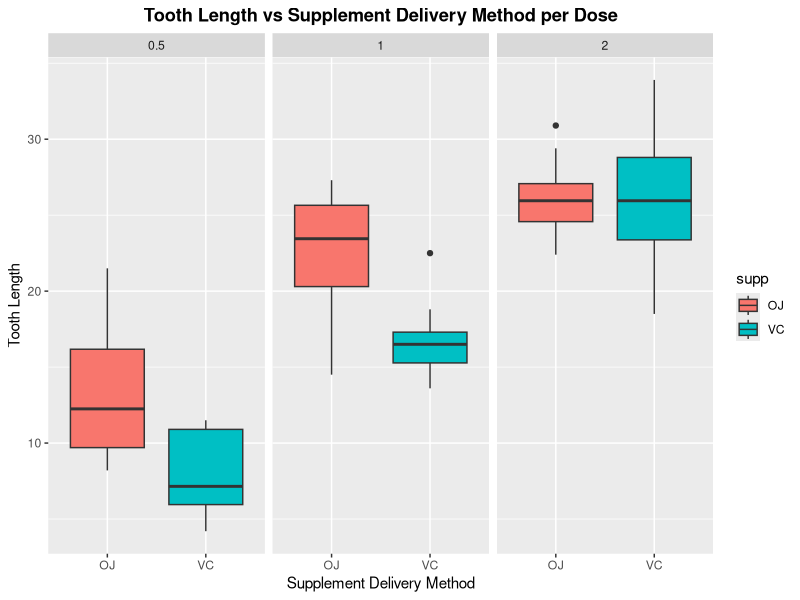
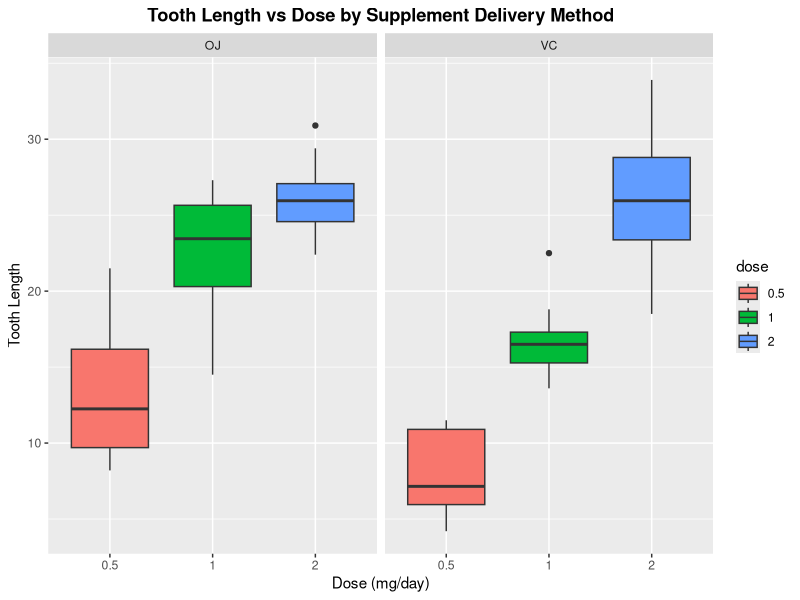

The R source for these figures, in order:
## ---- chunk 1
library(datasets)
library(ggplot2)
data("ToothGrowth")

str(ToothGrowth)
## ---- chunk 2
sum(is.na(ToothGrowth))
## ---- chunk 3
summary(ToothGrowth)
## ---- chunk 4
# First 6 rows of the data
head(ToothGrowth)
## ---- chunk 5
# Getting the unique values of each variable
unique(ToothGrowth$len)
## ---- chunk 6
unique(ToothGrowth$supp)
## ---- chunk 7
unique(ToothGrowth$dose)
## ---- chunk 8
ToothGrowth$dose <- as.factor(ToothGrowth$dose)
## ---- chunk 9
ggplot(ToothGrowth, aes(x=supp, y=len)) +
        geom_boxplot(aes(fill=supp)) + facet_grid(~dose) +
        labs(x="Supplement Delivery Method", y="Tooth Length", title="Tooth Length vs Supplement Delivery Method per Dose") +
        theme(plot.title=element_text(hjust=0.5, face="bold"))
## ---- chunk 10
ggplot(ToothGrowth) +
        geom_boxplot(aes(x=dose, y=len,fill=dose)) + facet_grid(~supp) +
        labs(x="Dose (mg/day)", y="Tooth Length", title="Tooth Length vs Dose by Supplement Delivery Method") +
        theme(plot.title=element_text(hjust=0.5, face="bold"))
## ---- chunk 11
supp.test <- t.test(data=ToothGrowth, len~supp)
supp.test
## ---- chunk 12
# Using dose values 0.5 and 1.0
ToothGrowth_sub <- subset(ToothGrowth, ToothGrowth$dose %in% c(0.5,1.0))
dose.test <- t.test(data=ToothGrowth_sub, len~dose)
dose.test
## ---- chunk 13
# Using dose values 0.5 and 2.0
ToothGrowth_sub <- subset(ToothGrowth, ToothGrowth$dose %in% c(0.5,2.0))
dose.test <- t.test(data=ToothGrowth_sub, len~dose)
dose.test
## ---- chunk 14
# Using dose values 1.0 and 2.0
ToothGrowth_sub <- subset(ToothGrowth, ToothGrowth$dose %in% c(1.0,2.0))
dose.test <- t.test(data=ToothGrowth_sub, len~dose)
dose.test
